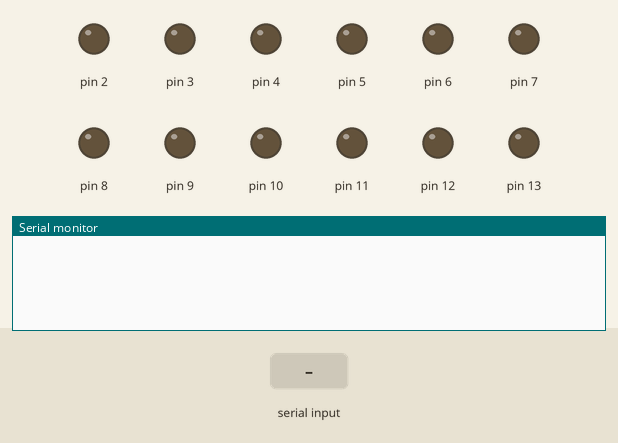
The sketch below on a simulated Arduino Uno, built with avr-gcc and run on an emulated ATmega328P. Parts: output pins drawn as LEDs (lit = HIGH), the last lines printed to the serial monitor. The inputs (shaded band) are chosen by the test bench. Pins used as bus, display or sensor lines are not drawn.

Above: at 1.2 s.
1.3 s: "ON" received over Serial
At 3.5 s:
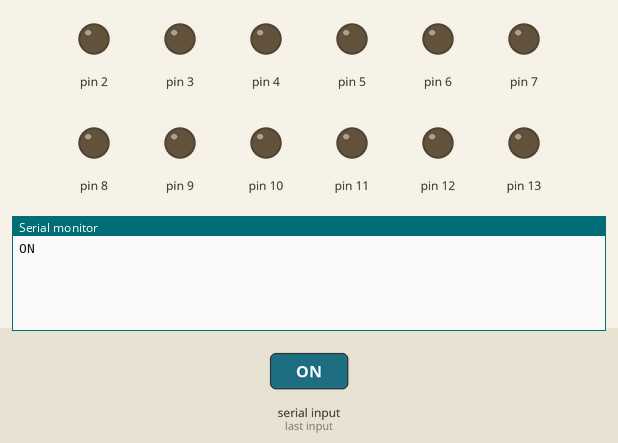
3.8 s: "OFF" received over Serial
At 5.5 s:
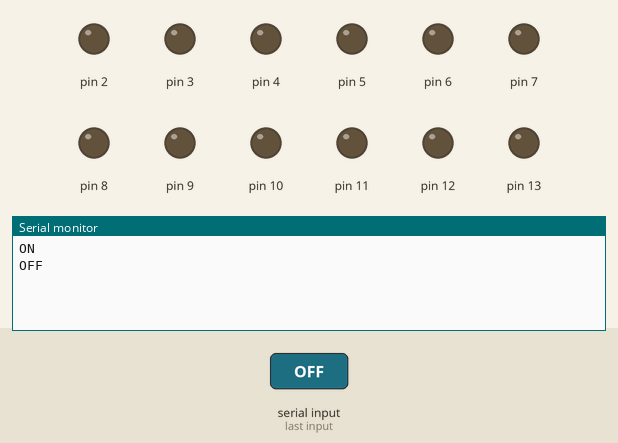
6.3 s: "90,45\n" received over Serial
At 8.8 s:
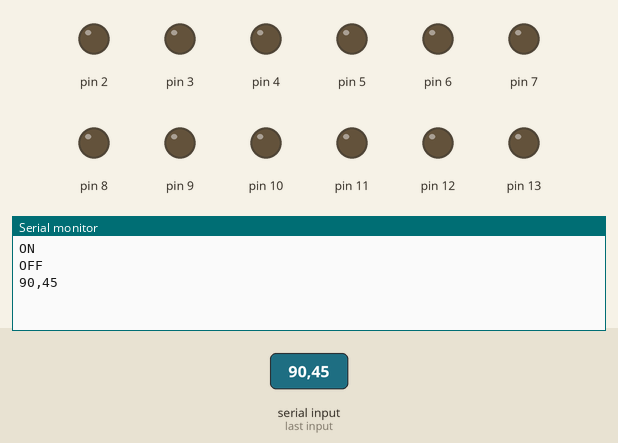

The sketch:

serial_pin_split.ino
```cpp
String data;

void setup(){
   Serial.begin(9600);
   for(int i = 0; i <= 13; i++){
       pinMode(i, OUTPUT);
       digitalWrite(i, LOW);
   }
}

String getValue(String data, char separator, int index)
{
    int found = 0;
    int strIndex[] = { 0, -1 };
    int maxIndex = data.length() - 1;

    for (int i = 0; i <= maxIndex && found <= index; i++) {
        if (data.charAt(i) == separator || i == maxIndex) {
            found++;
            strIndex[0] = strIndex[1] + 1;
            strIndex[1] = (i == maxIndex) ? i+1 : i;
        }
    }
    return found > index ? data.substring(strIndex[0], strIndex[1]) : "";
}

void loop(){
    while(Serial.available() > 0){
        data = Serial.readString();
        String action = getValue(data, '-', 0);
        Serial.println(data);
        if(action == "ON"){
            String pin_str = getValue(data, '-', 1);
            int pin_int = pin_str.toInt();
            digitalWrite(pin_int, HIGH);
        } else if (action == "OFF"){
            String pin_str = getValue(data, '-', 1);
            int pin_int = pin_str.toInt();
            digitalWrite(pin_int, LOW);
        }
    }
}
```

Measured:
- after the input at 1.3 s, the serial monitor: prints a new line after 1.0 s (image 1)
- after the input at 3.8 s, the serial monitor: prints a new line after 1.0 s (image 2)
- after the input at 6.3 s, the serial monitor: prints a new line after 1.0 s (image 3)
